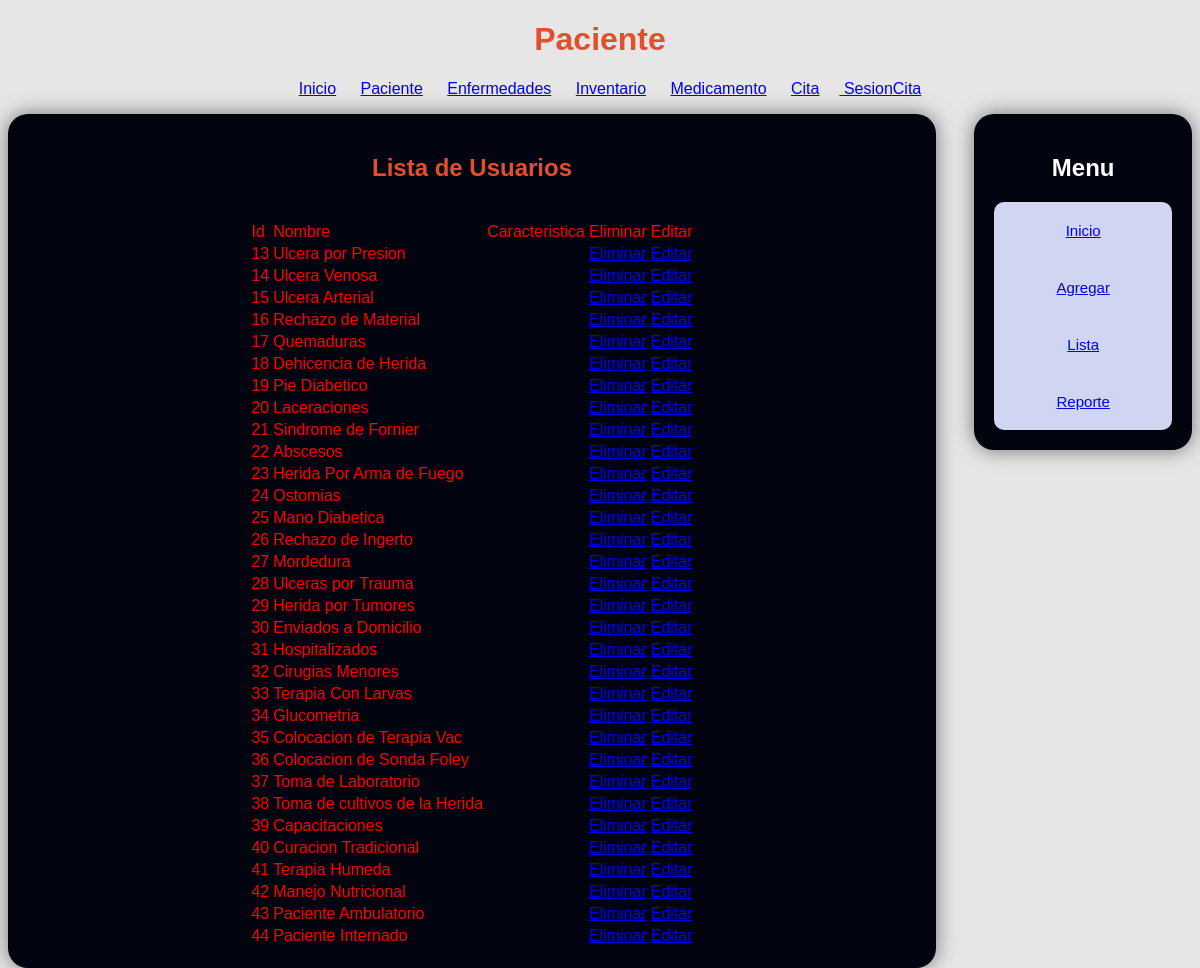
Screenshot of /enfermedadLista.php with the database file from the repository.
### tables this page shows
CREATE TABLE `enfermedad` (
  `IdEnfermedad` int(11) NOT NULL,
  `Nombre` varchar(60) NOT NULL,
  `Caracteristica` varchar(300) NOT NULL,
  `CountMes` int(11) NOT NULL,
  `CountTotal` int(11) NOT NULL
);

### enfermedadLista.php (the view, shortened to what this page needs)
<?php
 require_once('Conexion.php');
$verUsuarios="SELECT * From enfermedad ";
$resultadousuario= $conexion->query($verUsuarios);
 ?>
<!DOCTYPE html>
<html lang="es">
<head>
	<link rel="stylesheet" type="text/css" href="estilo.css">
</head>
<body>
	<div id='contenido'>
		<header>
			<hgroup>
			<h1>Paciente</h1>
			</hgroup>
		<nav>
			<ul>
				<li><a href="index.php" > Inicio</a></li>
			<li><a href="PacienteAgregar.php">Paciente</a></li>
			<li><a href="enfermedadAgregar.php">Enfermedades</a></li>
			<li><a href="InventarioAgregar.php">Inventario</a></li>
			<li><a href="medicamentoAgregar.php">Medicamento</a></li>
			<li><a href="citaagregar.php ">Cita</li>
			<li><a href="sesion.php ">SesionCita</a></li>
			</ul>
		</nav>
		</header>
		<section>
			<div id='principal'>
					<div id='formulariosd'>
					<center>
						<hgroup>
							  <h1>Lista de Usuarios</h1>
						</hgroup>
<br/>
<table>
		<td>Id</td>
		<td>Nombre</td>
		<td>Caracteristica</td>
		<td>Eliminar</td>
		<td>Editar</td>
	<?php while($Usuarios= $resultadousuario->fetch_object()) { ?>
		<tr>
		<td> <?php echo $Usuarios->IdEnfermedad; ?></td>
		<td> <?php echo $Usuarios->Nombre; ?></td>
		<td> <?php echo $Usuarios->Caracteristica; ?></td>
		<td><?php echo "<a href='enfermedadLista.php?eliminar={$Usuarios-> IdEnfermedad}'>Eliminar</a>";?></td>
		<td><?php echo "<a href='enfermedadeditar.php?eliminar={$Usuarios-> IdEnfermedad}'>Editar</a>";?></td>
		</tr>
		<?php } ?>
</table>
</center>
					</div>
					<div id='menusd'>
						<hgroup>
							<h2>Menu</h2>
							</hgroup>
								<ul>
									<li><a href="index.php" ">Inicio</a></li>
									<li><a href="enfermedadAgregar.php" ">Agregar</a></li>
									<li><a href="enfermedadlista.php" ">Lista</a></li>
									<li><a href="Reporte.php ">Reporte</a></li>
								</ul>
					</div>
			</div>
		</section>
	</div>
</body>
</html>

### estilo.css (style rules this page uses)
body { background-color:#E6E6E6; font-family: "Helvetica", Arial; }
#contenido { margin: 0 auto; text-align: center; }
h1 { color:#e44e2d; }
nav ul li { display: inline-block; margin-right: 20px; color: #1d1d1d; cursor: pointer; }
#principal { width: 100%; height: 100%; }
#formulariosd { width: 75%; height: 92%; background-color:#01030E; color: red; text-align: left; border-radius: 20px; padding: 20px; float: left; border-radius: 20px; box-shadow: 0px 0px 20px rgba(0,0,0,.5); }
#menusd ul { width: 100%; height: 92%; background-color: #D0D6F2; display: block; margin:0; padding: 0; width: 100%; border-radius: 10px; }
#menusd li { list-style: none; display: block; width: 100% height: auto; color: #01030E; font-size: 15px; padding: 20px; text-align: center; }
#menusd li { -webkit-transition:all .9s ease; -moz-transition: all .9s ease; -ms-transition: all .9 ease; transition: all .9s ease; }
#menusd { width: 15%; height: 100%; background-color:#01030E; color:#fff; text-align: center; border-radius: 20px; margin: 0 auto; padding: 20px; float: right; border-radius: 20px; box-shadow: 0px 0px 20px rgba(0,0,0,.5); }

### rows the page displays
enfermedad: IdEnfermedad "13", Nombre "Ulcera por Presion"
enfermedad: IdEnfermedad "14", Nombre "Ulcera Venosa"
enfermedad: IdEnfermedad "15", Nombre "Ulcera Arterial"
enfermedad: IdEnfermedad "16", Nombre "Rechazo de Material"
enfermedad: IdEnfermedad "17", Nombre "Quemaduras"
enfermedad: IdEnfermedad "18", Nombre "Dehicencia de Herida"
enfermedad: IdEnfermedad "19", Nombre "Pie Diabetico"
enfermedad: IdEnfermedad "20", Nombre "Laceraciones"
enfermedad: IdEnfermedad "21", Nombre "Sindrome de Fornier"
enfermedad: IdEnfermedad "22", Nombre "Abscesos"
enfermedad: IdEnfermedad "23", Nombre "Herida Por Arma de Fuego"
enfermedad: IdEnfermedad "24", Nombre "Ostomias"
enfermedad: IdEnfermedad "25", Nombre "Mano Diabetica"
enfermedad: IdEnfermedad "26", Nombre "Rechazo de Ingerto"
enfermedad: IdEnfermedad "27", Nombre "Mordedura"
enfermedad: IdEnfermedad "28", Nombre "Ulceras por Trauma"
enfermedad: IdEnfermedad "29", Nombre "Herida por Tumores"
enfermedad: IdEnfermedad "30", Nombre "Enviados a Domicilio"
enfermedad: IdEnfermedad "31", Nombre "Hospitalizados"
enfermedad: IdEnfermedad "32", Nombre "Cirugias Menores"
enfermedad: IdEnfermedad "33", Nombre "Terapia Con Larvas"
enfermedad: IdEnfermedad "34", Nombre "Glucometria"
enfermedad: IdEnfermedad "35", Nombre "Colocacion de Terapia Vac"
enfermedad: IdEnfermedad "36", Nombre "Colocacion de Sonda Foley"
enfermedad: IdEnfermedad "37", Nombre "Toma de Laboratorio"
enfermedad: IdEnfermedad "38", Nombre "Toma de cultivos de la Herida"
enfermedad: IdEnfermedad "39", Nombre "Capacitaciones"
enfermedad: IdEnfermedad "40", Nombre "Curacion Tradicional"
enfermedad: IdEnfermedad "41", Nombre "Terapia Humeda"
enfermedad: IdEnfermedad "42", Nombre "Manejo Nutricional"
enfermedad: IdEnfermedad "43", Nombre "Paciente Ambulatorio"
enfermedad: IdEnfermedad "44", Nombre "Paciente Internado"
